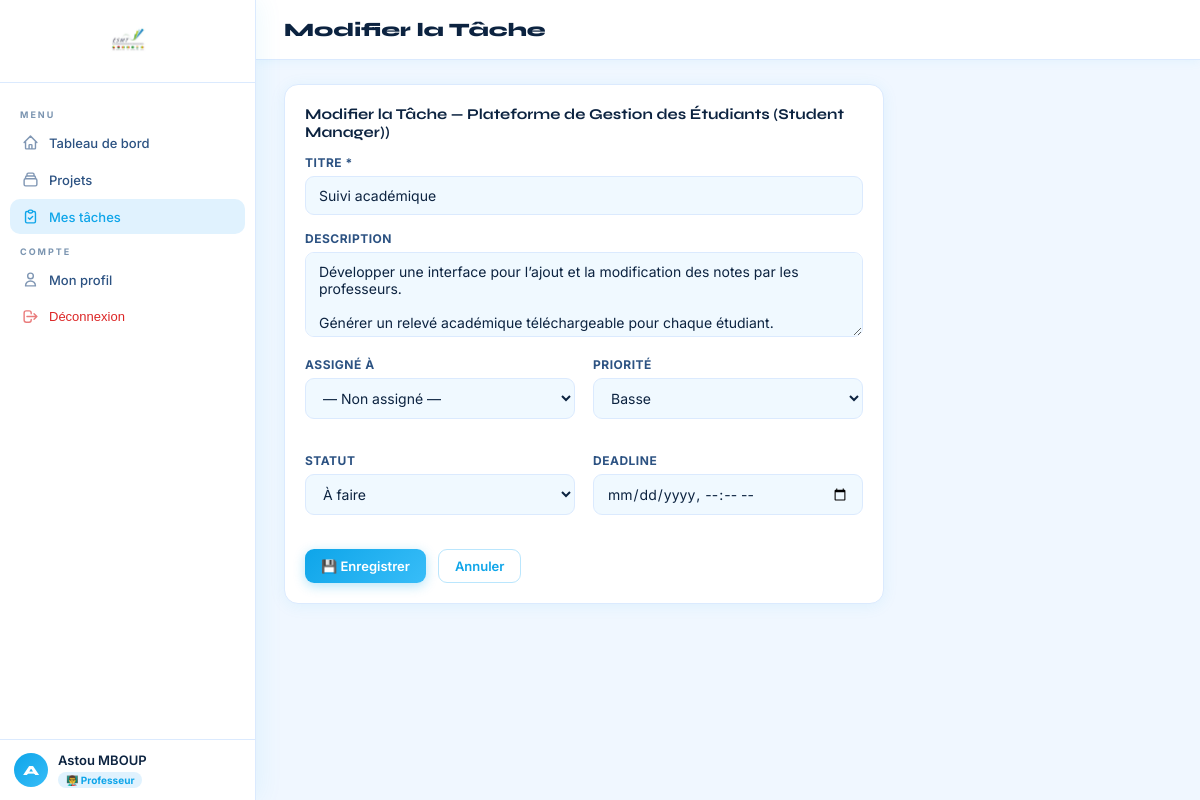
The page /tasks/8/edit/ (signed in) on the database as committed earlier.
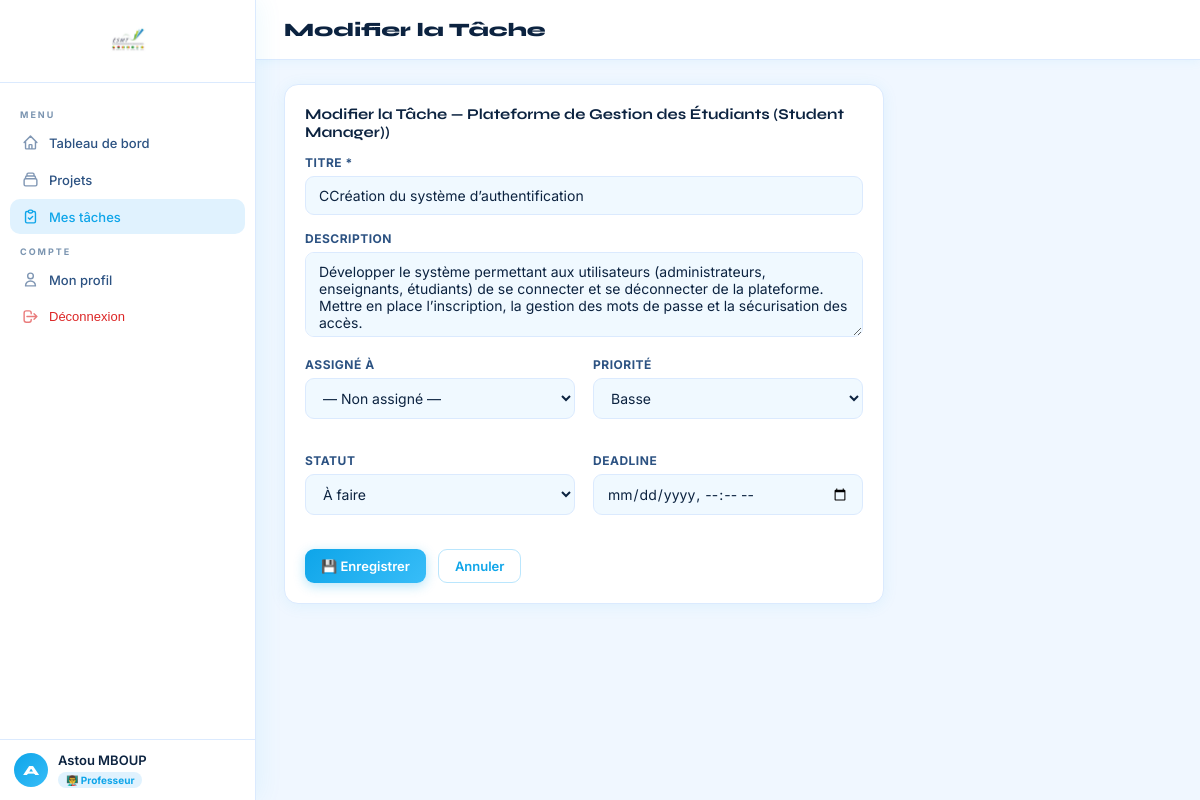
The same page on the database as committed later.
### tasks/models.py (models this page shows, shortened)
class Task(models.Model):
    STATUS_CHOICES = [
        ('a_faire', 'À faire'),
        ('en_cours', 'En cours'),
        ('termine', 'Terminé'),
    ]
    PRIORITY_CHOICES = [
        ('basse', 'Basse'),
        ('moyenne', 'Moyenne'),
        ('haute', 'Haute'),
    ]
    project = models.ForeignKey(Project, on_delete=models.CASCADE, related_name='tasks')
    title = models.CharField(max_length=200)
    description = models.TextField(blank=True)
    deadline = models.DateTimeField()
    status = models.CharField(max_length=20, choices=STATUS_CHOICES, default='a_faire')
    priority = models.CharField(max_length=10, choices=PRIORITY_CHOICES, default='moyenne')
    assigned_to = models.ForeignKey(
        User, on_delete=models.SET_NULL, null=True, blank=True,
        related_name='assigned_tasks'
    )
    created_by = models.ForeignKey(User, on_delete=models.CASCADE, related_name='created_tasks')
    created_at = models.DateTimeField(auto_now_add=True)
    updated_at = models.DateTimeField(auto_now=True)
    completed_at = models.DateTimeField(null=True, blank=True)
    class Meta:
        verbose_name = 'Tâche'
        verbose_name_plural = 'Tâches'
        ordering = ['-created_at']

### projects/models.py (models this page shows, shortened)
class Project(models.Model):
    STATUS_CHOICES = [
        ('actif', 'Actif'),
        ('en_pause', 'En pause'),
        ('termine', 'Terminé'),
        ('archive', 'Archivé'),
    ]
    name = models.CharField(max_length=200)
    description = models.TextField(blank=True)
    creator = models.ForeignKey(User, on_delete=models.CASCADE, related_name='created_projects')
    members = models.ManyToManyField(User, related_name='member_projects', blank=True)
    status = models.CharField(max_length=20, choices=STATUS_CHOICES, default='actif')
    start_date = models.DateField(null=True, blank=True)
    end_date = models.DateField(null=True, blank=True)
    created_at = models.DateTimeField(auto_now_add=True)
    updated_at = models.DateTimeField(auto_now=True)
    class Meta:
        ordering = ['-created_at']

### tasks/views.py (the view, shortened to what this page needs)
# urls.py: path('<int:pk>/edit/', views.task_edit_view, name='task-edit'),
@login_required
def task_edit_view(request, pk):
    task = get_object_or_404(Task, pk=pk)
    user = request.user
    is_project_creator = (task.project.creator == user)
    is_assigned = (task.assigned_to == user)
    if not is_project_creator and not is_assigned:
        messages.error(request, "Vous ne pouvez modifier que les tâches qui vous sont assignées.")
        return redirect('task-detail', pk=pk)
    if is_project_creator:
        form = TaskForm(
            request.POST or None,
            instance=task,
            project=task.project,
            current_user=request.user
        )
    else:
        form = TaskStatusForm(request.POST or None, instance=task)
    return render(request, 'tasks/form.html', {
        'form': form,
        'task': task,
        'title': 'Modifier la Tâche',
        'is_status_only': not is_project_creator,
    })

### tasks/forms.py (shortened to what this page needs)
class TaskForm(forms.ModelForm):
    def __init__(self, *args, **kwargs):
        self.project = kwargs.pop('project', None)
        self.current_user = kwargs.pop('current_user', None)
        super().__init__(*args, **kwargs)
        if self.project:
            if self.current_user and self.current_user.is_professeur:
                self.fields['assigned_to'].queryset = User.objects.filter(role='etudiant').order_by('last_name', 'first_name')
            else:
                members_qs = User.objects.filter(
                    id__in=list(self.project.members.values_list('id', flat=True)) + [self.project.creator.id]
                ).filter(role='etudiant')
                self.fields['assigned_to'].queryset = members_qs
    class Meta:
        model = Task
        fields = ['title', 'description', 'deadline', 'status', 'priority', 'assigned_to']
        widgets = {
            'deadline': forms.DateTimeInput(attrs={'type': 'datetime-local'}),
            'description': forms.Textarea(attrs={'rows': 4}),
        }

### users/models.py (called while the page is built)
    @property
    def is_professeur(self):
        return self.role == self.ROLE_PROFESSEUR

### templates/tasks/form.html (shortened to what this page needs)
{% extends 'base.html' %}
{% block page_title %}{{ title }}{% endblock %}
{% block content %}
<div style="max-width:600px;">
  <div class="card">
    <div class="card-title">
      {{ title }}
      {% if task.project %} — {{ task.project.name }}{% elif project %} — {{ project.name }}{% endif %}
    </div>
    <form method="post">
      {% if is_status_only %}
        <div class="form-group">
          <label class="form-label">Statut de la tâche</label>
          <select name="status" class="form-control">
            <option value="a_faire" {% if task.status == 'a_faire' %}selected{% endif %}>À faire</option>
            <option value="en_cours" {% if task.status == 'en_cours' %}selected{% endif %}>En cours</option>
            <option value="termine" {% if task.status == 'termine' %}selected{% endif %}>Terminé</option>
          </select>
        </div>
      {% else %}
        <div class="form-group">
          <label class="form-label">Titre *</label>
          <input type="text" name="title" class="form-control" placeholder="Titre de la tâche" required value="{{ form.title.value|default:'' }}">
        </div>
        <div class="form-group">
          <label class="form-label">Description</label>
          <textarea name="description" class="form-control" rows="3" placeholder="Détails de la tâche...">{{ form.description.value|default:'' }}</textarea>
        </div>
        <div class="grid-2">
          <div class="form-group">
            <label class="form-label">Assigné à</label>
            <select name="assigned_to" class="form-control">
              <option value="">— Non assigné —</option>
            </select>
          </div>
          <div class="form-group">
            <label class="form-label">Priorité</label>
            <select name="priority" class="form-control">
              <option value="basse" {% if form.priority.value == 'basse' %}selected{% endif %}>Basse</option>
            </select>
          </div>
        </div>
        <div class="grid-2">
          <div class="form-group">
            <label class="form-label">Statut</label>
            <select name="status" class="form-control">
              <option value="a_faire" {% if form.status.value == 'a_faire' %}selected{% endif %}>À faire</option>
            </select>
          </div>
          <div class="form-group">
            <label class="form-label">Deadline</label>
            <input type="datetime-local" name="deadline" class="form-control" value="{{ form.deadline.value|default:'' }}">
          </div>
        </div>
      {% endif %}
      <div style="display:flex;gap:12px;margin-top:8px;">
        <button type="submit" class="btn btn-primary">💾 Enregistrer</button>
        {% if task %}
          <a href="{% url 'task-detail' task.pk %}" class="btn btn-outline">Annuler</a>
        {% elif project %}
          <a href="{% url 'project-detail' project.pk %}" class="btn btn-outline">Annuler</a>
        {% else %}
          <a href="{% url 'task-list' %}" class="btn btn-outline">Annuler</a>
        {% endif %}
      </div>
    </form>
  </div>
</div>
{% endblock %}

Rows that differ between the two databases and show on the page:
changed Task "Basse": title "Suivi académique" → "CCréation du système d’authentification"; description "Développer une interface pour l’ajout et la modification des notes par les professeurs. Générer un relevé académique téléchargeable pour chaque étudiant." → "Développer le système permettant aux utilisateurs (administrateurs, enseignants, étudiants) de se connecter et se déconnecter de la plateforme. Mettre en place l’inscription, la gestion des mots de passe et la sécurisation des accès."
